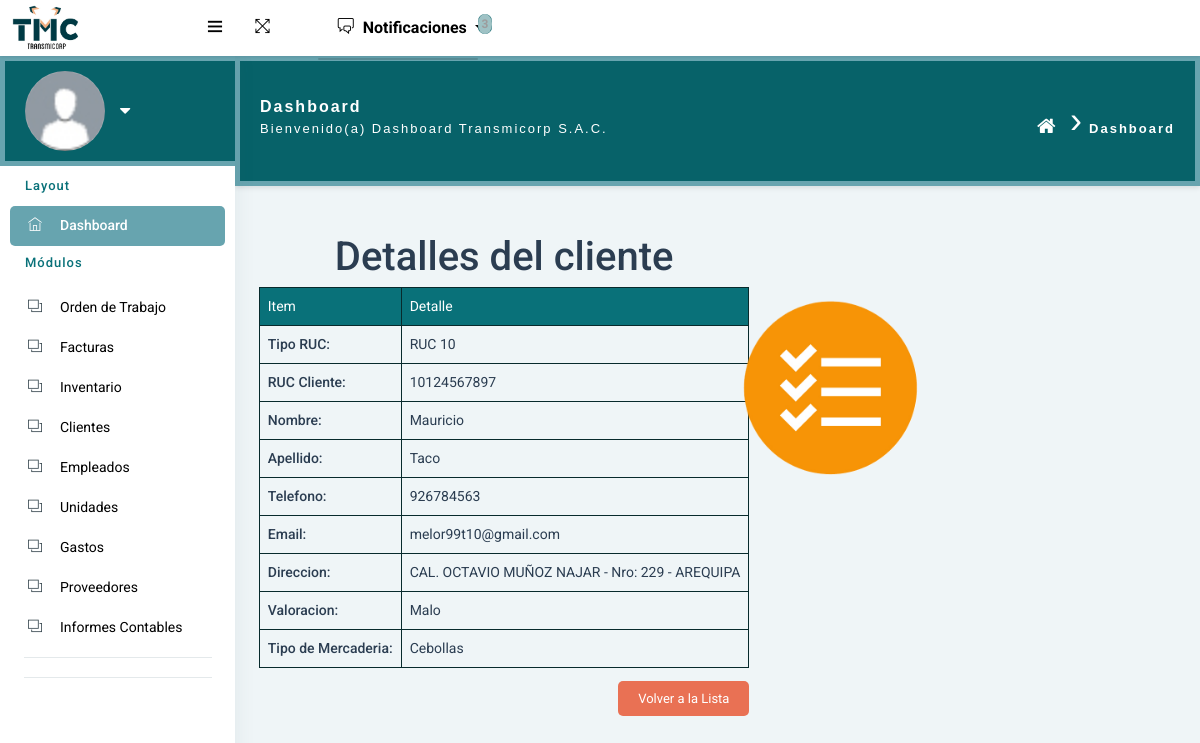
Page /clientes/ver1/11/ on the committed database.
### clientes/models.py (models this page shows, shortened)
class clientes(models.Model):
	Ruc_Clientes = models.CharField(max_length=11, unique=True)
	Cliente_telefono = models.CharField(max_length=9)
	Cliente_email = models.EmailField()
	Cliente_direccion = models.CharField(max_length=100)
	Valoracion = models.CharField(max_length=20, default='Valor Predeterminado', choices=CLIENTE_VALORACION)
	Tipo_Mercaderia = models.CharField(max_length=200)

class clienteRUC10(clientes):
	Cliente_Nombre = models.CharField(max_length=100)
	Cliente_Apellido = models.CharField(max_length=100)

### clientes/views.py (the view)
# urls.py: path('ver1/<int:pk>/', views.detalle_cliente, name='detalle_cliente'),
def detalle_cliente(request, pk):
    cliente_ruc10 = get_object_or_404(clienteRUC10, pk=pk)
    return render(request, 'ver_clientes.html', {'cliente_ruc10': cliente_ruc10})

### templates/ver_clientes.html
{% extends "index.html" %}
{% load static %}
{% block content %}
    <div class="page-container">
        <div class="center-container">
            <div class="view-order">
                <h1>Detalles del cliente {{ cliente.Cliente_Nombre }}</h1>
                <div class="order-details">
                    <table class="order-table">
                        <tr>
                            <td ><div >Item</div> </td>
                            <td> Detalle</td>
                        </tr>
                        <tr>
                            <td><strong>Tipo RUC:</strong></td>
                            <td>RUC 10</td>
                        </tr>
                        <tr>
                            <td><strong>RUC Cliente:</strong></td>
                            <td>{{ cliente_ruc10.Ruc_Clientes }}</td>
                        </tr>
                        <tr>
                            <td><strong>Nombre:</strong></td>
                            <td>{{ cliente_ruc10.Cliente_Nombre }}</td>
                        </tr>
                        <tr>
                            <td><strong>Apellido:</strong></td>
                            <td>{{ cliente_ruc10.Cliente_Apellido }}</td>
                        </tr>
                        <tr>
                            <td><strong>Telefono:</strong></td>
                            <td>{{ cliente_ruc10.Cliente_telefono }}</td>
                        </tr>
                        <tr>
                            <td><strong>Email:</strong></td>
                            <td>{{ cliente_ruc10.Cliente_email }}</td>
                        </tr>
                        <tr>
                            <td><strong>Direccion:</strong></td>
                            <td>{{ cliente_ruc10.Cliente_direccion }}</td>
                        </tr>
                        <tr>
                            <td><strong>Valoracion:</strong></td>
                            <td>{{ cliente_ruc10.Valoracion }}</td>
                        </tr>
                        <tr>
                            <td><strong>Tipo de Mercaderia:</strong></td>
                            <td>{{ cliente_ruc10.Tipo_Mercaderia }}</td>
                        </tr>
                    </table>
                </div>
            </div>
            <div class="image-container">
                <img src="{% static 'images/icon_details.png' %}" alt="Imagen" width="400" height="auto" >
            </div>
            <div class="button-container">
                <a class="back-button" href="{% url 'lista_clientes' %}">Volver a la Lista</a>
           </div>
        </div>
    </div>
    <link rel="stylesheet" type="text/css" href="{% static 'css/green_ver.css' %}">
{% endblock %}

### frontend/build/static/css/green_ver.css (style rules this page uses)
.order-table { width: 100%; border-collapse: collapse; text-align: center; }
.order-table tr:first-child { background-color: #097179 !important; color: #ffffff !important; }
.order-table td { border: 1px solid #072a2c; padding: 8px; text-align: left; }
.view-order { text-align: center; }
.button-container { text-align: right; margin-top: 20px; }
.back-button { background-color: #e97154 !important; color: #fff; padding: 10px 20px; text-decoration: none; border-radius: 5px; }
.image-container { position: fixed; width: 100px !important; max-width: 200px !important; height: auto !important; top: 50%; right: 40%; transform: translateY(-50%); }

### rows in the picture
clientes: Ruc_Clientes "10124567897", Cliente_telefono "926784563", Cliente_email "melor99t10@gmail.com", Cliente_direccion "CAL. OCTAVIO MUÑOZ NAJAR - Nro: 229 - AREQUIPA", Valoracion "Malo", Tipo_Mercaderia "Cebollas"
clienteRUC10: Cliente_Nombre "Mauricio", Cliente_Apellido "Taco"
